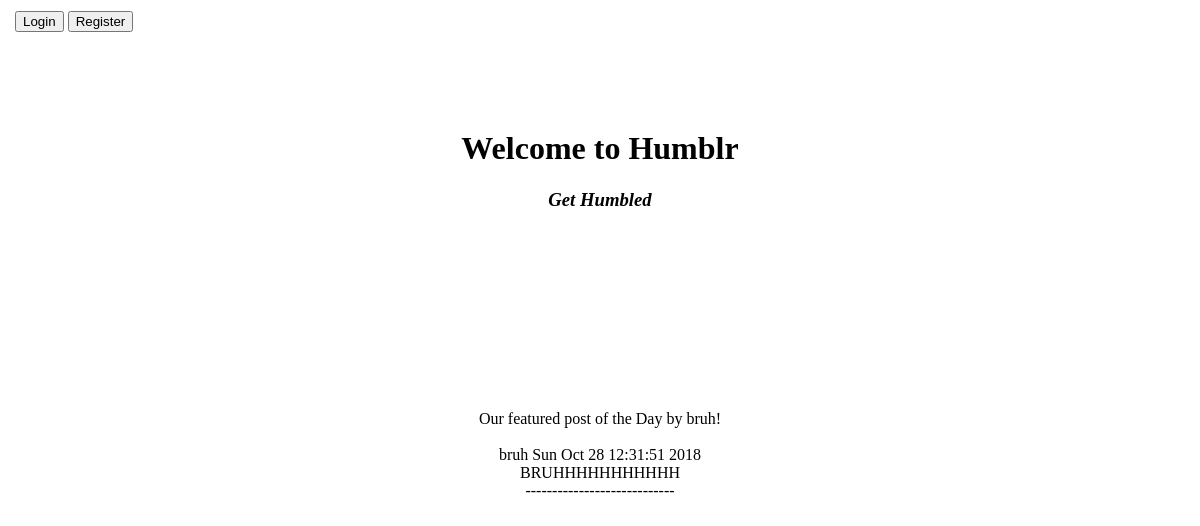
Before: / with the older database file.
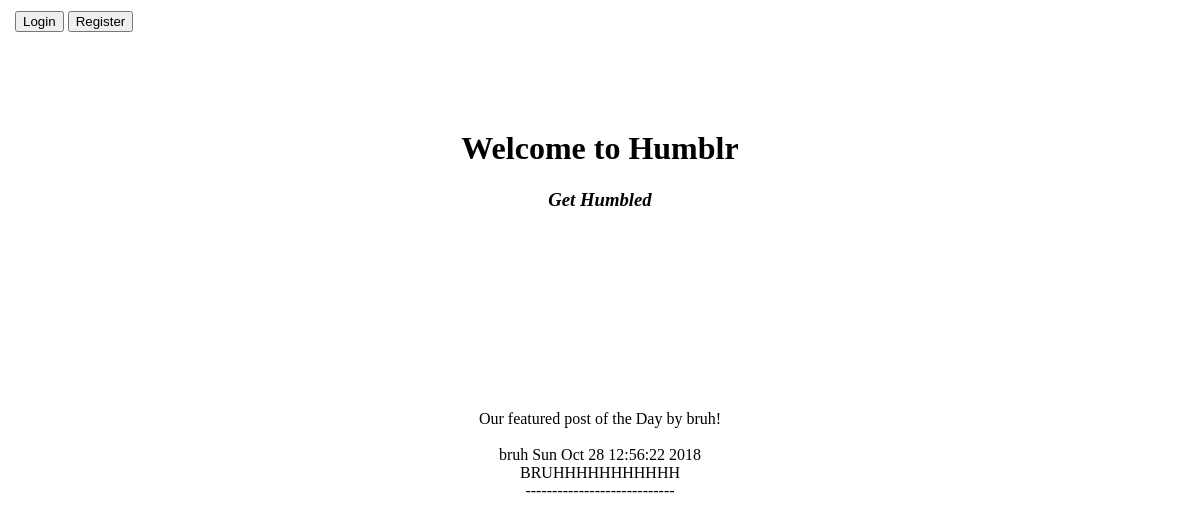
After: the same page with the newer database file.
### tables this page shows
CREATE TABLE blogs(users TEXT, content TEXT, time_of_blog TEXT, tags TEXT);

### app.py (the view)
@app.route('/')
def home():
    if 'user' in session: #sessioning
        return redirect(url_for('blogHome')) #if there is somebody logged in, then redirect them to hte home page
    db = sqlite3.connect(DATABASE)
    c = db.cursor()
    featured = []
    try:
        c.execute("SELECT * FROM blogs")
        featured = c.fetchall()
        if len(featured) > 0:
            featured = choice(featured) #if blogs exist, then choose a blog to be the "featured blog"
    except Exception as e:
        print("table doesn't exist")
        featured = "" # but if there aren't any blogs, then it returns an empty string
    return render_template("LandingTemplate.html",
                            Title = "Humblr",
                            heading = "Welcome to Humblr",
                            desc = "Get Humbled",
                            randPost = featured)

### templates/LandingTemplate.html (shortened to what this page needs)
<!DOCTYPE html>
<html>
    <head>
        <table>
            <td>
            </td>
        <td>
            <form action="/login">
                <input type="submit" value="Login">
            </form>
        </td>
        <td>
            <form action="/register">
                <input type="submit" value="Register">
            </form>
        </td>
    </table>
    </head>
    <body>
    <div align="center">
    <h1>
        <br><br>{{ heading }}
    </h1>
    <h3>
        <i>{{ desc }}</i></h3>
        {% if randPost %}<br><br><br><br><br><br><br><br><br><br>
        Our featured post of the Day by {{ randPost[0] }}!<br><br>
        {{ randPost[0] }}  {{ randPost[2] }}<br>
        {{ randPost[1] }}<br>----------------------------
        {% endif %}
    </body>
</html>

Changed rows visible on the page:
changed blogs "bruh": time_of_blog "Sun Oct 28 12:31:51 2018" → "Sun Oct 28 12:56:22 2018"
